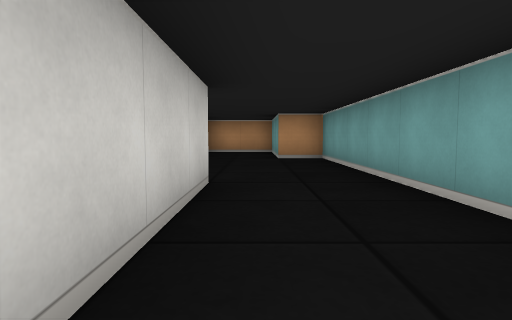
[1] (above)

24 first-person views from a walk through a cub3D level. The camera is about half as high as the walls, tilts 4° down and sees 75° across. The floor is counted in squares. Each view is taken from the middle of a square. On the plan, view 1 faces up. The plan holds only what a view shows up to about 9 squares ahead; the rest is blank.

[2]
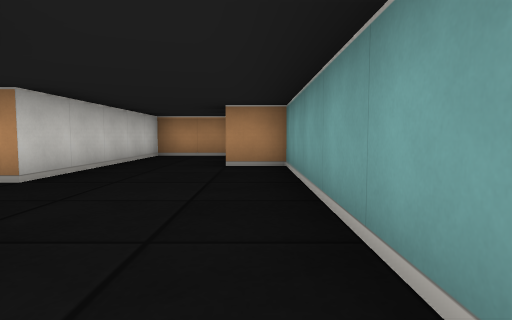

[3]
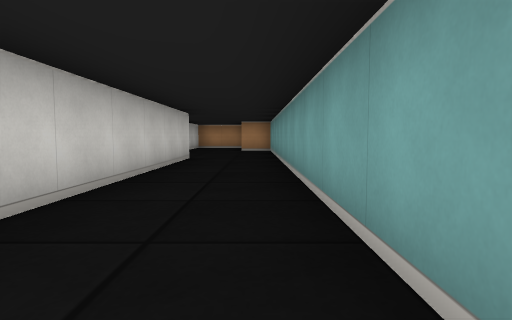

[4]
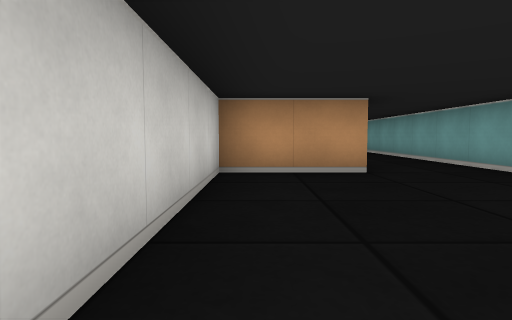

[5]
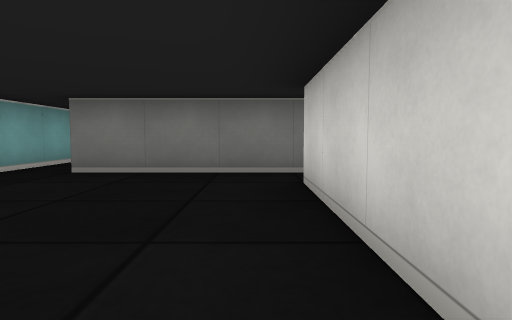

[6]
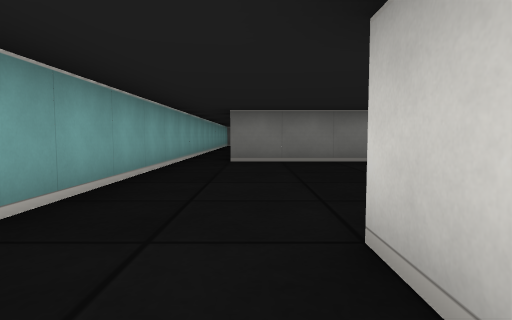

[7]
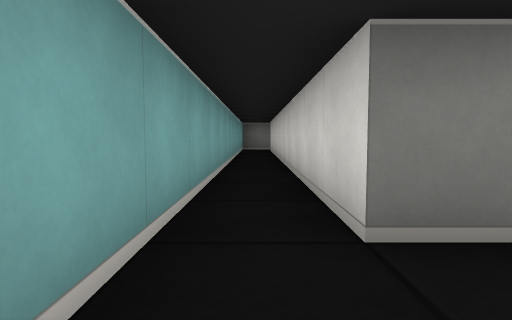

[8]
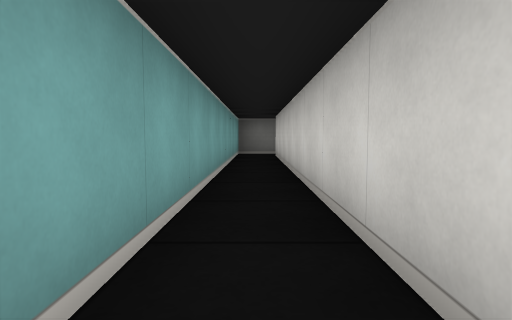

[9]
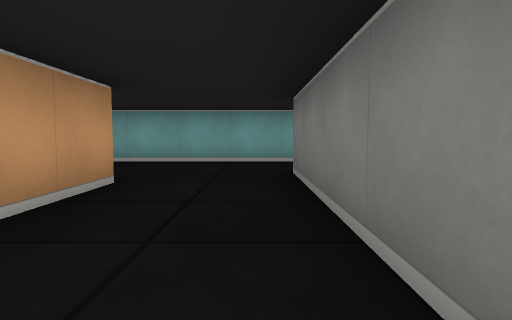

[10]
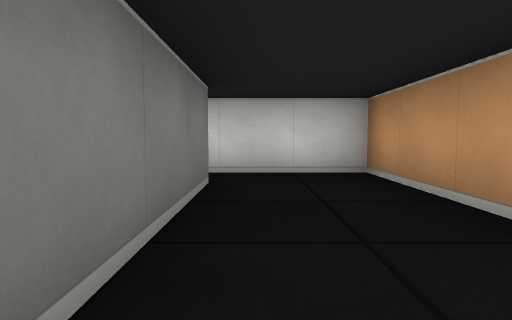

[11]
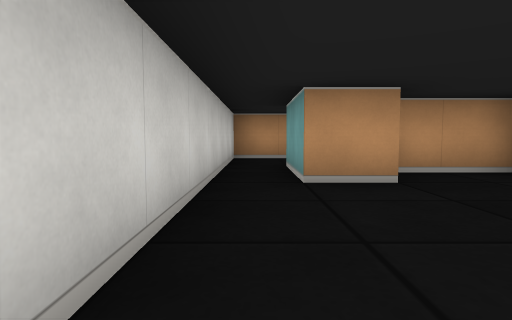

[12]
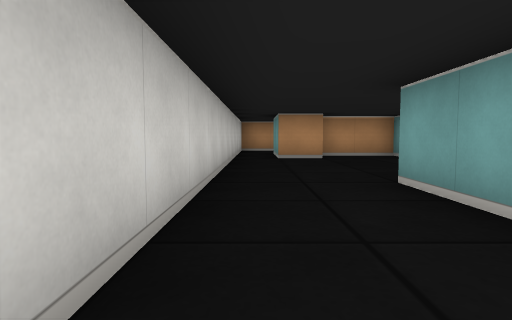

[13]
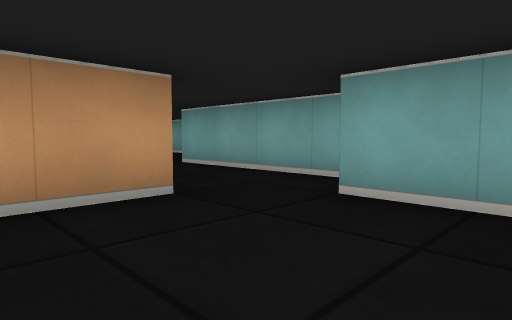

[14]
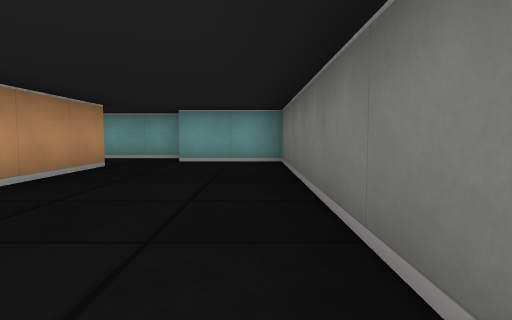

[15]
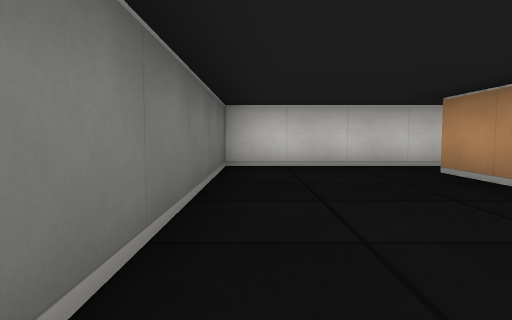

[16]
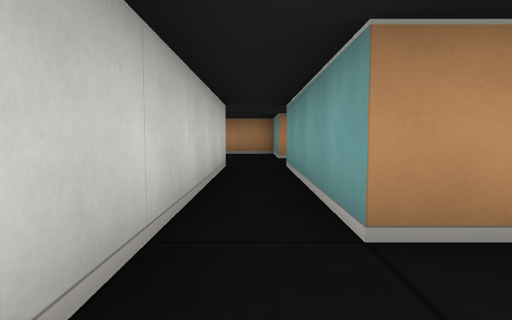

[17]
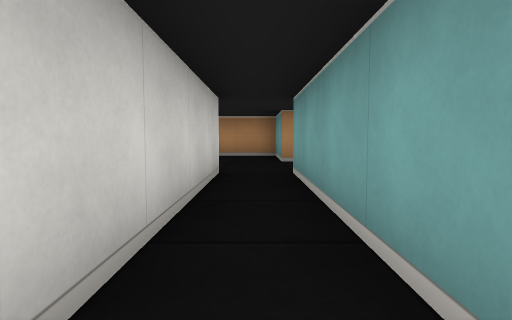

[18]
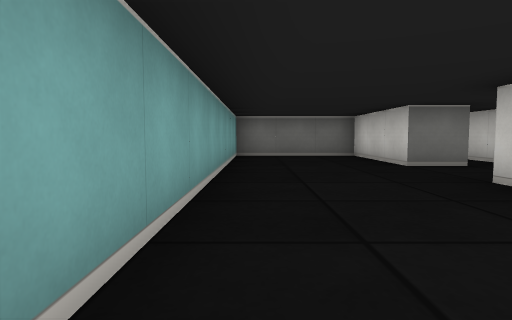

[19]
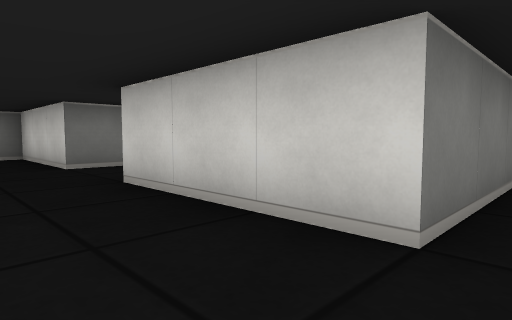

[20]
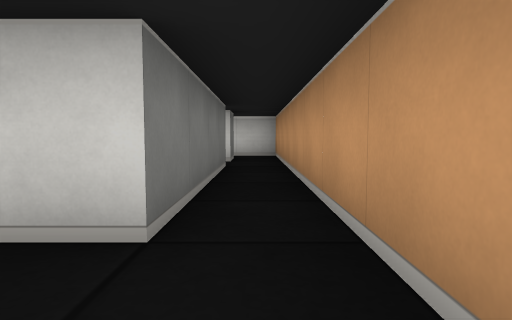

[21]
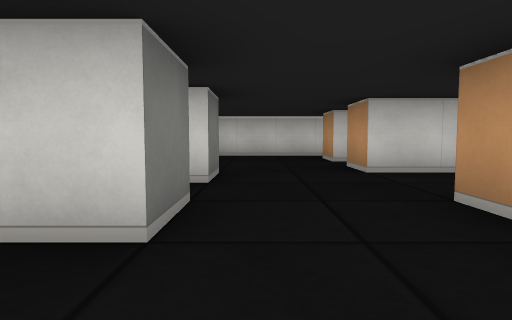

[22]
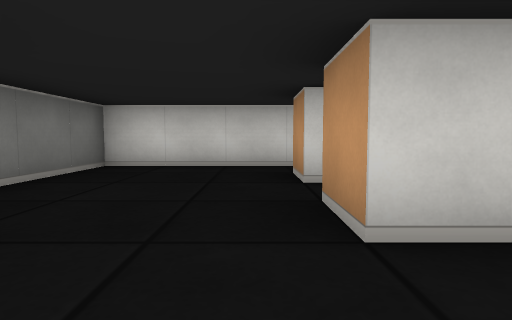

[23]
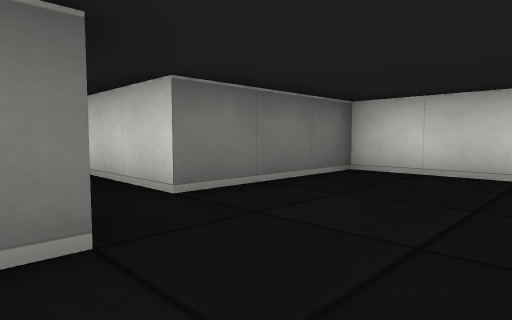

[24]
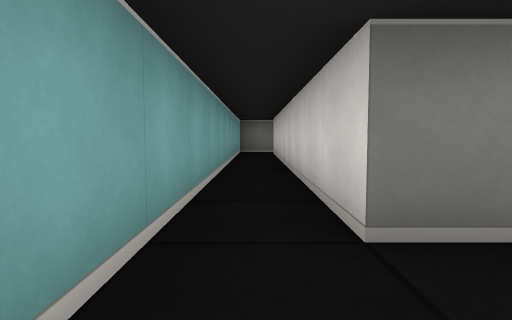

### Floor plan
Ten units are one square. View 1 is at (0, 0); x grows to the right and y downward. Boxes are objects, and circles mark ways between rooms. Rooms are numbered by the first view taken in them; rooms with no view inside come last. Other rooms are left out.
<svg viewBox="-170 -110 190 305">
<path fill="none" stroke="#000" d="M-45 -15 -45 -35 -5 -35 -5 35 -25 35 -25 75M-28 85 5 85 5 184M2 -105 -15 -105 -15 -55 -55 -55 -55 -15M15 190 15 -75 5 -75 5 -88M-35 64 -35 25M-55 -15 -55 55 -105 55M-34 -15 -45 -15M-115 55 -115 85 -45 85 -45 65M-14 -25 -34 -25M-99 -5 -105 -5M-105 15 -95 15 -95 45 -65 45 -65 -34M-86 -45 -135 -45M-135 -35 -95 -35 -95 -5M-145 -5 -155 -5M-105 -5 -105 -25 -120 -25M-125 -18 -125 -5 -135 -5M-105 55 -105 15M-165 -8 -165 25 -135 25 -135 98M-154 -35 -146 -35M-145 -45 -165 -45 -165 -34M-125 100 -125 15 -115 15 -115 55"/>
<circle cx="-50" cy="-25" r="3" fill="#2a7"/>
<circle cx="-110" cy="60" r="3" fill="#2a7"/>
<circle cx="-100" cy="5" r="3" fill="#2a7"/>
<text x="0" y="20">1</text>
<text x="-50" y="40">2</text>
<text x="-90" y="0">3</text>
<text x="-130" y="20">4</text>
</svg>
Room 1 opens to room 2. Room 2 opens to room 4. Room 3 opens to room 4.

Where each view was taken, in squares from view 1:
view 1: 0 up, 0 right, facing up
view 2: 2 up, 1 right, facing up
view 3: 4 down, 1 right, facing up
view 4: 8 down, 2 left, facing up
view 5: 4 down, 2 left, facing down
view 6: 2 down, 0 right, facing down
view 7: 7 down, 1 right, facing down
view 8: 10 down, 1 right, facing down
view 9: 4 up, 5 left, facing right
view 10: 4 up, 1 left, facing left
view 11: 2 down, 5 left, facing up
view 12: 6 down, 5 left, facing up
view 13: 8 down, 7 left, facing up-right
view 14: 8 down, 11 left, facing right
view 15: 8 down, 6 left, facing left
view 16: 7 down, 11 left, facing up
view 17: 6 down, 11 left, facing up
view 18: 4 up, 7 left, facing down
view 19: 4 up, 8 left, facing down-left
view 20: 4 up, 8 left, facing left
view 21: 1 down, 8 left, facing left
view 22: 0 up, 11 left, facing left
view 23: 0 up, 12 left, facing down-left
view 24: 1 down, 13 left, facing down
